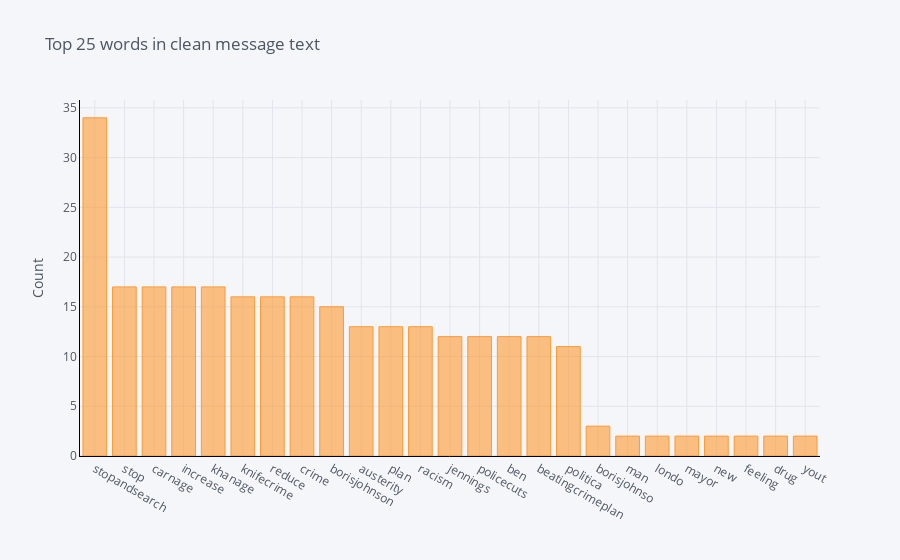
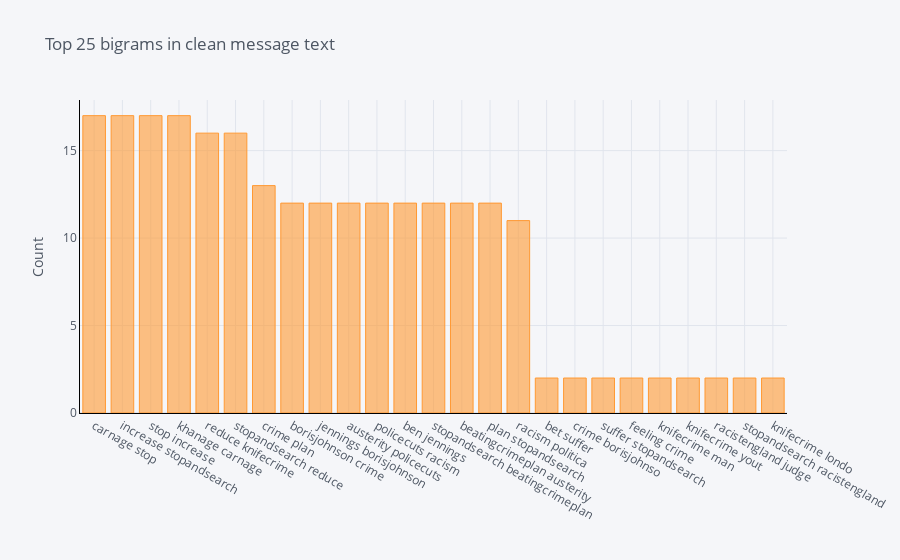

Notebook code cell kept with these figures, in order:
### Code cell
tw_nlp.plot_ngrams(all_tweets[all_tweets.label == 'FOR'], 'Clean_MessageText')

### Figure 1 — Plotly figure (JSON) as saved in the notebook; plotly's stock layout.template omitted (floating-point values rounded to 4 significant figures)
{"data": [{"marker": {"color": "rgba(255, 153, 51, 0.6)", "line": {"color": "rgba(255, 153, 51, 1.0)", "width": 1}}, "name": "count", "orientation": "v", "text": "", "type": "bar", "x": ["stopandsearch", "stop", "carnage", "increase", "khanage", "knifecrime", "reduce", "crime", "borisjohnson", "austerity", "plan", "racism", "jennings", "policecuts", "ben", "beatingcrimeplan", "politica", "borisjohnso", "man", "londo", "mayor", "new", "feeling", "drug", "yout"], "y": [34, 17, 17, 17, 17, 16, 16, 16, 15, 13, 13, 13, 12, 12, 12, 12, 11, 3, 2, 2, 2, 2, 2, 2, 2]}], "layout": {"legend": {"bgcolor": "#F5F6F9", "font": {"color": "#4D5663"}}, "paper_bgcolor": "#F5F6F9", "plot_bgcolor": "#F5F6F9", "title": {"font": {"color": "#4D5663"}, "text": "Top 25 words in clean message text"}, "xaxis": {"gridcolor": "#E1E5ED", "linecolor": "black", "showgrid": true, "tickfont": {"color": "#4D5663"}, "title": {"font": {"color": "#4D5663"}, "text": ""}, "zerolinecolor": "#E1E5ED"}, "yaxis": {"gridcolor": "#E1E5ED", "linecolor": "black", "showgrid": true, "tickfont": {"color": "#4D5663"}, "title": {"font": {"color": "#4D5663"}, "text": "Count"}, "zerolinecolor": "#E1E5ED"}}}

### Figure 2 — Plotly figure (JSON) as saved in the notebook; plotly's stock layout.template omitted (floating-point values rounded to 4 significant figures)
{"data": [{"marker": {"color": "rgba(255, 153, 51, 0.6)", "line": {"color": "rgba(255, 153, 51, 1.0)", "width": 1}}, "name": "count", "orientation": "v", "text": "", "type": "bar", "x": ["carnage stop", "increase stopandsearch", "stop increase", "khanage carnage", "reduce knifecrime", "stopandsearch reduce", "crime plan", "borisjohnson crime", "jennings borisjohnson", "austerity policecuts", "policecuts racism", "ben jennings", "stopandsearch beatingcrimeplan", "beatingcrimeplan austerity", "plan stopandsearch", "racism politica", "bet suffer", "crime borisjohnso", "suffer stopandsearch", "feeling crime", "knifecrime man", "knifecrime yout", "racistengland judge", "stopandsearch racistengland", "knifecrime londo"], "y": [17, 17, 17, 17, 16, 16, 13, 12, 12, 12, 12, 12, 12, 12, 12, 11, 2, 2, 2, 2, 2, 2, 2, 2, 2]}], "layout": {"legend": {"bgcolor": "#F5F6F9", "font": {"color": "#4D5663"}}, "paper_bgcolor": "#F5F6F9", "plot_bgcolor": "#F5F6F9", "title": {"font": {"color": "#4D5663"}, "text": "Top 25 bigrams in clean message text"}, "xaxis": {"gridcolor": "#E1E5ED", "linecolor": "black", "showgrid": true, "tickfont": {"color": "#4D5663"}, "title": {"font": {"color": "#4D5663"}, "text": ""}, "zerolinecolor": "#E1E5ED"}, "yaxis": {"gridcolor": "#E1E5ED", "linecolor": "black", "showgrid": true, "tickfont": {"color": "#4D5663"}, "title": {"font": {"color": "#4D5663"}, "text": "Count"}, "zerolinecolor": "#E1E5ED"}}}
